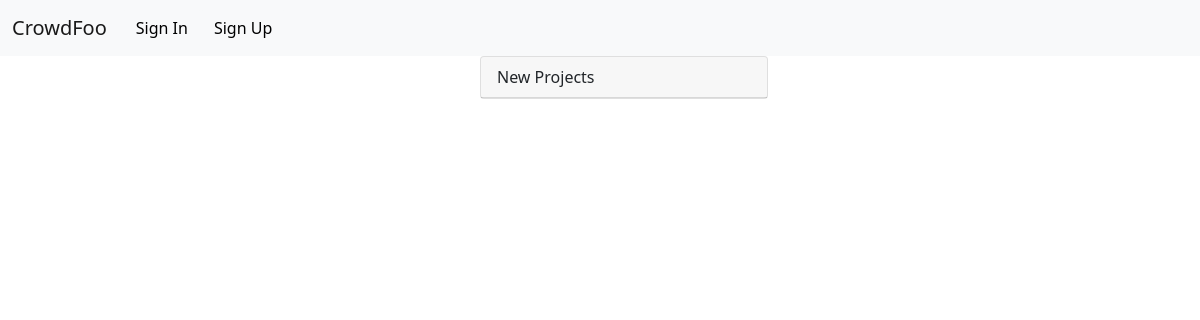
Before: / with the older database file.
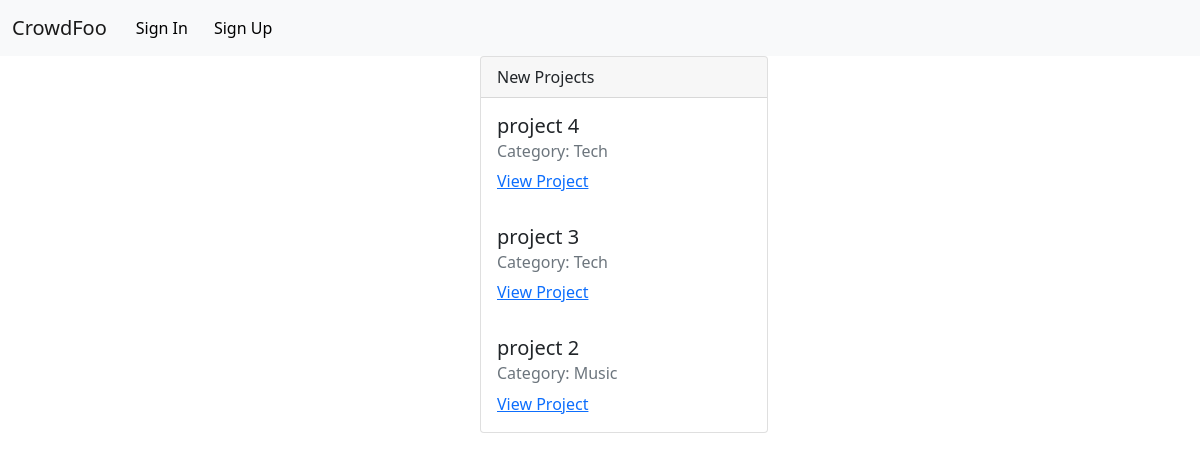
After: the same page with the newer database file.
### tables this page shows
CREATE TABLE `projects` (
  `project_ID` int(11) NOT NULL,
  `project_name` varchar(64) NOT NULL,
  `project_description` text NOT NULL,
  `number_of_backers` int(11) NOT NULL,
  `project_goal` int(11) NOT NULL,
  `money_collected` int(11) NOT NULL,
  `user_ID` int(11) DEFAULT NULL,
  `category_ID` int(11) DEFAULT NULL
);

CREATE TABLE `categories` (
  `category_ID` int(11) NOT NULL,
  `category_name` varchar(64) NOT NULL
);

### index.php (the view, shortened to what this page needs)
<?php
    require_once('sqlfunctions.php');
    $index_query = $db->query('SELECT * FROM projects ORDER BY project_ID DESC LIMIT 3');
?>
<!DOCTYPE html>
<html lang="en">
    <head>
        <link href="https://cdn.jsdelivr.net/npm/bootstrap@5.1.3/dist/css/bootstrap.min.css" rel="stylesheet">
    </head>
    <body>
    <nav class="navbar navbar-expand-lg navbar-light bg-light">
        <div class="container-fluid">
            <a class="navbar-brand" href="index.php">CrowdFoo</a>
            <div class="collapse navbar-collapse" id="navbarSupportedContent">
                <ul class="navbar-nav me-auto mb-2 mb-lg-0">
                    <?php
                        if ($_SESSION['logged'] == 'false') {
                    ?>
                    <li class="nav-item">
                        <button type="button" class="btn btn-light">
                            <a href="authentication.php?auth=login" style="text-decoration:none; color: black;">Sign In</a>
                        </button>
                    </li>
                    <li class="nav-item">
                        <button type="button" class="btn btn-light">
                            <a href="authentication.php?auth=register" style="text-decoration:none; color: black;">Sign Up</a>
                        </button>
                    </li>
                    <?php
                        }
                    ?>
                </ul>
            </div>
        </div>
    </nav>
    <div class="card" style="width: 18rem; margin-left: 40%;">
        <div class="card-header">
            New Projects
        </div>
        <ul class="list-group list-group-flush">
            <?php
                while ($index_row = $index_query->fetch()) {
                    $category_query = $db->prepare('SELECT category_name FROM categories WHERE category_ID = ?');
                    $category_query->execute([$index_row['category_ID']]);
                    $category_row = $category_query->fetch();
            ?>
            <div class="card-body">
                <h5 class="card-title"><?php echo $index_row['project_name'] ?></h5>
                <h6 class="card-subtitle mb-2 text-muted">Category: <?php echo $category_row['category_name']  ?></h6>
                <a href="project.php?projectid=<?php echo $index_row['project_ID'] ?>" class="card-link">View Project</a>
            </div>
            <?php
                }
            ?>
        </ul>
    </div>
    </body>
</html>

Changed rows visible on the page:
added projects: project_name "project 4", category_ID.category_name "Tech"
added projects: project_name "project 3", category_ID.category_name "Tech"
added projects: project_name "project 2", category_ID.category_name "Music"
